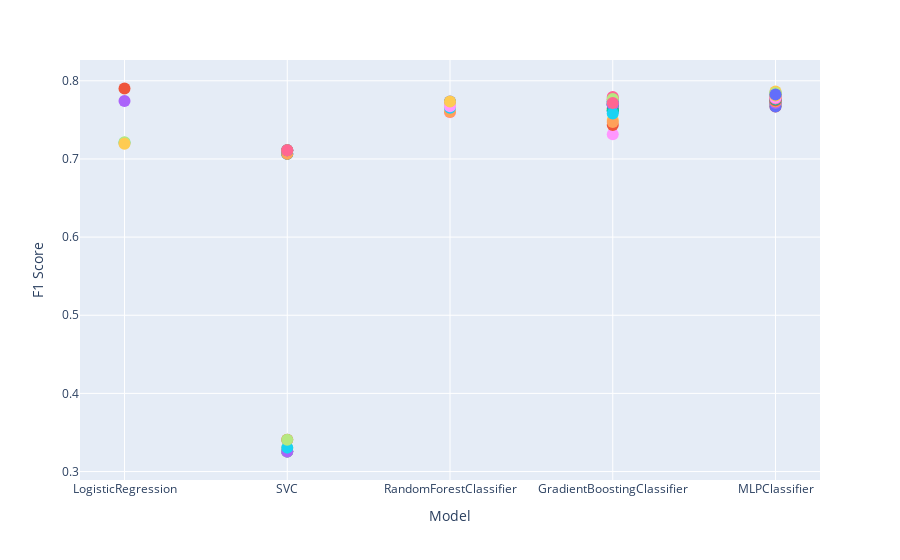

This figure's notebook cell:
### Code cell
fig = px.scatter(df_scores, x='Model', y='F1 Score', color='Hyperparameters')
fig.update_traces(marker_size=12)
fig.update_layout(showlegend=False)
